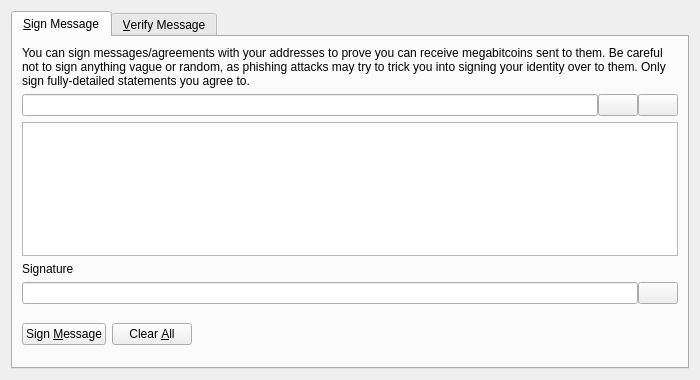
<?xml version="1.0" encoding="UTF-8"?>
<ui version="4.0">
 <class>SignVerifyMessageDialog</class>
 <widget class="QDialog" name="SignVerifyMessageDialog">
  <property name="geometry">
   <rect>
    <x>0</x>
    <y>0</y>
    <width>700</width>
    <height>380</height>
   </rect>
  </property>
  <property name="windowTitle">
   <string>Signatures - Sign / Verify a Message</string>
  </property>
  <property name="modal">
   <bool>true</bool>
  </property>
  <layout class="QVBoxLayout" name="verticalLayout">
   <item>
    <widget class="QTabWidget" name="tabWidget">
     <property name="currentIndex">
      <number>0</number>
     </property>
     <widget class="QWidget" name="tabSignMessage">
      <attribute name="title">
       <string>&amp;Sign Message</string>
      </attribute>
      <layout class="QVBoxLayout" name="verticalLayout_SM">
       <item>
        <widget class="QLabel" name="infoLabel_SM">
         <property name="text">
          <string>You can sign messages/agreements with your addresses to prove you can receive megabitcoins sent to them. Be careful not to sign anything vague or random, as phishing attacks may try to trick you into signing your identity over to them. Only sign fully-detailed statements you agree to.</string>
         </property>
         <property name="textFormat">
          <enum>Qt::PlainText</enum>
         </property>
         <property name="wordWrap">
          <bool>true</bool>
         </property>
        </widget>
       </item>
       <item>
        <layout class="QHBoxLayout" name="horizontalLayout_1_SM">
         <property name="spacing">
          <number>0</number>
         </property>
         <item>
          <widget class="QValidatedLineEdit" name="addressIn_SM">
           <property name="toolTip">
            <string>The Megabitcoin address to sign the message with</string>
           </property>
          </widget>
         </item>
         <item>
          <widget class="QPushButton" name="addressBookButton_SM">
           <property name="toolTip">
            <string>Choose previously used address</string>
           </property>
           <property name="text">
            <string/>
           </property>
           <property name="icon">
            <iconset resource="../bitcoin.qrc">
             <normaloff>:/icons/address-book</normaloff>:/icons/address-book</iconset>
           </property>
           <property name="shortcut">
            <string>Alt+A</string>
           </property>
           <property name="autoDefault">
            <bool>false</bool>
           </property>
          </widget>
         </item>
         <item>
          <widget class="QPushButton" name="pasteButton_SM">
           <property name="toolTip">
            <string>Paste address from clipboard</string>
           </property>
           <property name="text">
            <string/>
           </property>
           <property name="icon">
            <iconset resource="../bitcoin.qrc">
             <normaloff>:/icons/editpaste</normaloff>:/icons/editpaste</iconset>
           </property>
           <property name="shortcut">
            <string>Alt+P</string>
           </property>
           <property name="autoDefault">
            <bool>false</bool>
           </property>
          </widget>
         </item>
        </layout>
       </item>
       <item>
        <widget class="QPlainTextEdit" name="messageIn_SM">
         <property name="toolTip">
          <string>Enter the message you want to sign here</string>
         </property>
        </widget>
       </item>
       <item>
        <widget class="QLabel" name="signatureLabel_SM">
         <property name="text">
          <string>Signature</string>
         </property>
         <property name="textFormat">
          <enum>Qt::PlainText</enum>
         </property>
        </widget>
       </item>
       <item>
        <layout class="QHBoxLayout" name="horizontalLayout_2_SM">
         <property name="spacing">
          <number>0</number>
         </property>
         <item>
          <widget class="QLineEdit" name="signatureOut_SM">
           <property name="font">
            <font>
             <italic>true</italic>
            </font>
           </property>
           <property name="readOnly">
            <bool>true</bool>
           </property>
          </widget>
         </item>
         <item>
          <widget class="QPushButton" name="copySignatureButton_SM">
           <property name="toolTip">
            <string>Copy the current signature to the system clipboard</string>
           </property>
           <property name="text">
            <string/>
           </property>
           <property name="icon">
            <iconset resource="../bitcoin.qrc">
             <normaloff>:/icons/editcopy</normaloff>:/icons/editcopy</iconset>
           </property>
           <property name="autoDefault">
            <bool>false</bool>
           </property>
          </widget>
         </item>
        </layout>
       </item>
       <item>
        <layout class="QHBoxLayout" name="horizontalLayout_3_SM">
         <item>
          <widget class="QPushButton" name="signMessageButton_SM">
           <property name="toolTip">
            <string>Sign the message to prove you own this Megabitcoin address</string>
           </property>
           <property name="text">
            <string>Sign &amp;Message</string>
           </property>
           <property name="icon">
            <iconset resource="../bitcoin.qrc">
             <normaloff>:/icons/edit</normaloff>:/icons/edit</iconset>
           </property>
           <property name="autoDefault">
            <bool>false</bool>
           </property>
          </widget>
         </item>
         <item>
          <widget class="QPushButton" name="clearButton_SM">
           <property name="toolTip">
            <string>Reset all sign message fields</string>
           </property>
           <property name="text">
            <string>Clear &amp;All</string>
           </property>
           <property name="icon">
            <iconset resource="../bitcoin.qrc">
             <normaloff>:/icons/remove</normaloff>:/icons/remove</iconset>
           </property>
           <property name="autoDefault">
            <bool>false</bool>
           </property>
          </widget>
         </item>
         <item>
          <spacer name="horizontalSpacer_1_SM">
           <property name="orientation">
            <enum>Qt::Horizontal</enum>
           </property>
           <property name="sizeHint" stdset="0">
            <size>
             <width>40</width>
             <height>48</height>
            </size>
           </property>
          </spacer>
         </item>
         <item>
          <widget class="QLabel" name="statusLabel_SM">
           <property name="font">
            <font>
             <weight>75</weight>
             <bold>true</bold>
            </font>
           </property>
           <property name="text">
            <string/>
           </property>
           <property name="wordWrap">
            <bool>true</bool>
           </property>
          </widget>
         </item>
         <item>
          <spacer name="horizontalSpacer_2_SM">
           <property name="orientation">
            <enum>Qt::Horizontal</enum>
           </property>
           <property name="sizeHint" stdset="0">
            <size>
             <width>40</width>
             <height>48</height>
            </size>
           </property>
          </spacer>
         </item>
        </layout>
       </item>
      </layout>
     </widget>
     <widget class="QWidget" name="tabVerifyMessage">
      <attribute name="title">
       <string>&amp;Verify Message</string>
      </attribute>
      <layout class="QVBoxLayout" name="verticalLayout_VM">
       <item>
        <widget class="QLabel" name="infoLabel_VM">
         <property name="text">
          <string>Enter the receiver's address, message (ensure you copy line breaks, spaces, tabs, etc. exactly) and signature below to verify the message. Be careful not to read more into the signature than what is in the signed message itself, to avoid being tricked by a man-in-the-middle attack. Note that this only proves the signing party receives with the address, it cannot prove sendership of any transaction!</string>
         </property>
         <property name="textFormat">
          <enum>Qt::PlainText</enum>
         </property>
         <property name="alignment">
          <set>Qt::AlignLeading|Qt::AlignLeft|Qt::AlignTop</set>
         </property>
         <property name="wordWrap">
          <bool>true</bool>
         </property>
        </widget>
       </item>
       <item>
        <layout class="QHBoxLayout" name="horizontalLayout_1_VM">
         <property name="spacing">
          <number>0</number>
         </property>
         <item>
          <widget class="QValidatedLineEdit" name="addressIn_VM">
           <property name="toolTip">
            <string>The Megabitcoin address the message was signed with</string>
           </property>
          </widget>
         </item>
         <item>
          <widget class="QPushButton" name="addressBookButton_VM">
           <property name="toolTip">
            <string>Choose previously used address</string>
           </property>
           <property name="text">
            <string/>
           </property>
           <property name="icon">
            <iconset resource="../bitcoin.qrc">
             <normaloff>:/icons/address-book</normaloff>:/icons/address-book</iconset>
           </property>
           <property name="shortcut">
            <string>Alt+A</string>
           </property>
           <property name="autoDefault">
            <bool>false</bool>
           </property>
          </widget>
         </item>
        </layout>
       </item>
       <item>
        <widget class="QPlainTextEdit" name="messageIn_VM"/>
       </item>
       <item>
        <widget class="QValidatedLineEdit" name="signatureIn_VM"/>
       </item>
       <item>
        <layout class="QHBoxLayout" name="horizontalLayout_2_VM">
         <item>
          <widget class="QPushButton" name="verifyMessageButton_VM">
           <property name="toolTip">
            <string>Verify the message to ensure it was signed with the specified Megabitcoin address</string>
           </property>
           <property name="text">
            <string>Verify &amp;Message</string>
           </property>
           <property name="icon">
            <iconset resource="../bitcoin.qrc">
             <normaloff>:/icons/transaction_0</normaloff>:/icons/transaction_0</iconset>
           </property>
           <property name="autoDefault">
            <bool>false</bool>
           </property>
          </widget>
         </item>
         <item>
          <widget class="QPushButton" name="clearButton_VM">
           <property name="toolTip">
            <string>Reset all verify message fields</string>
           </property>
           <property name="text">
            <string>Clear &amp;All</string>
           </property>
           <property name="icon">
            <iconset resource="../bitcoin.qrc">
             <normaloff>:/icons/remove</normaloff>:/icons/remove</iconset>
           </property>
           <property name="autoDefault">
            <bool>false</bool>
           </property>
          </widget>
         </item>
         <item>
          <spacer name="horizontalSpacer_1_VM">
           <property name="orientation">
            <enum>Qt::Horizontal</enum>
           </property>
           <property name="sizeHint" stdset="0">
            <size>
             <width>40</width>
             <height>48</height>
            </size>
           </property>
          </spacer>
         </item>
         <item>
          <widget class="QLabel" name="statusLabel_VM">
           <property name="font">
            <font>
             <weight>75</weight>
             <bold>true</bold>
            </font>
           </property>
           <property name="text">
            <string/>
           </property>
           <property name="wordWrap">
            <bool>true</bool>
           </property>
          </widget>
         </item>
         <item>
          <spacer name="horizontalSpacer_2_VM">
           <property name="orientation">
            <enum>Qt::Horizontal</enum>
           </property>
           <property name="sizeHint" stdset="0">
            <size>
             <width>40</width>
             <height>48</height>
            </size>
           </property>
          </spacer>
         </item>
        </layout>
       </item>
      </layout>
     </widget>
    </widget>
   </item>
  </layout>
 </widget>
 <customwidgets>
  <customwidget>
   <class>QValidatedLineEdit</class>
   <extends>QLineEdit</extends>
   <header>qvalidatedlineedit.h</header>
  </customwidget>
 </customwidgets>
 <resources>
  <include location="../bitcoin.qrc"/>
 </resources>
 <connections/>
</ui>
